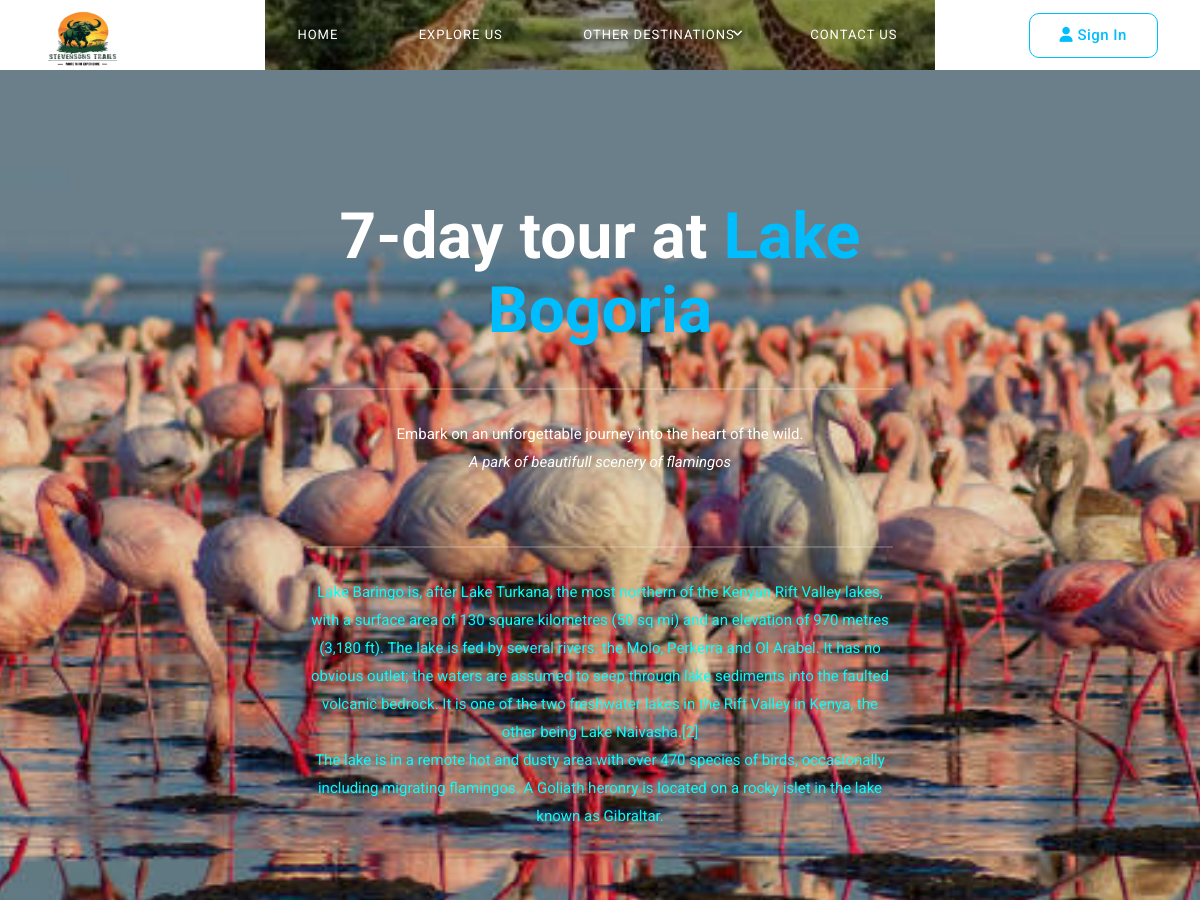
The page /book/3/ (upper part) on the database as committed earlier.
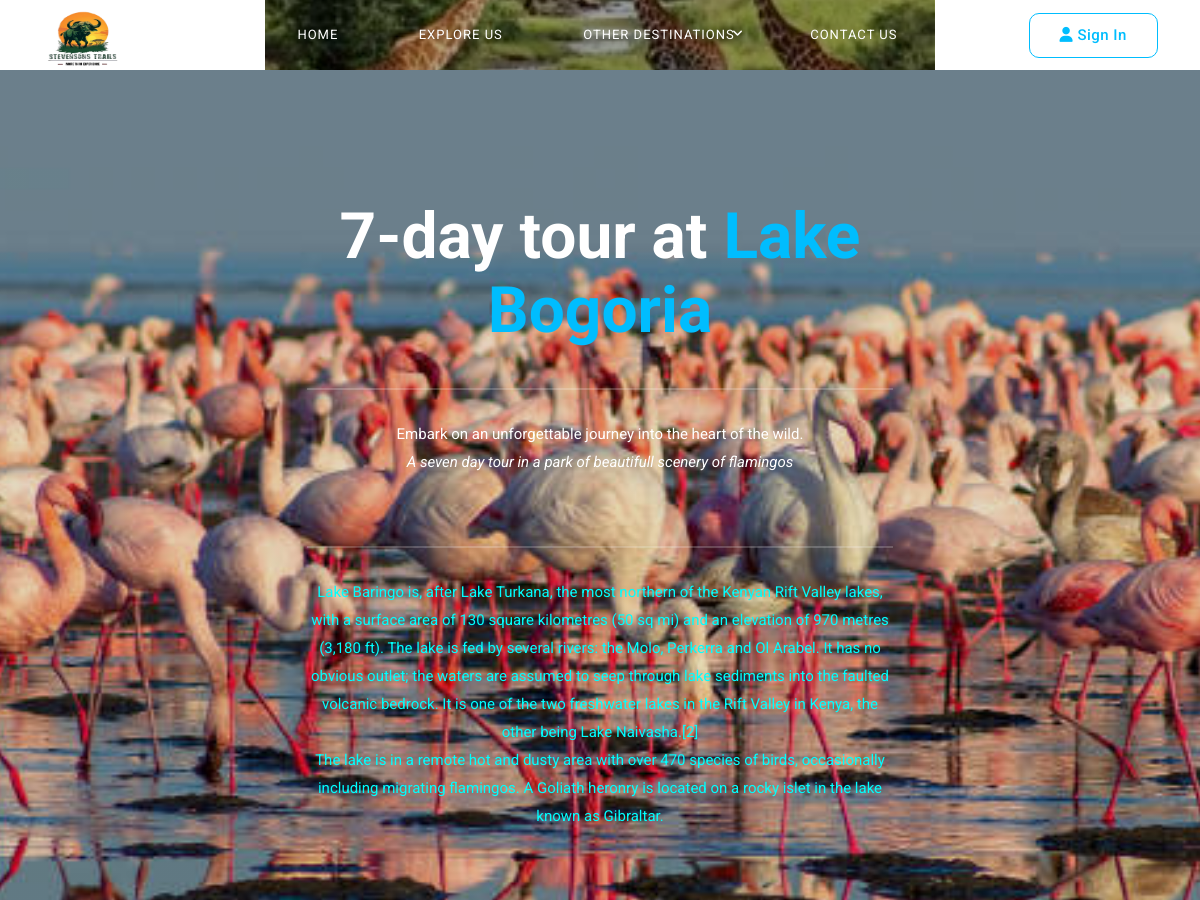
The same page on the database as committed later.
### tour/models.py (models this page shows, shortened)
class TourismSite(models.Model):
    name = models.CharField(max_length=200)
    description = models.TextField(default="No description available")
    place=models.CharField(max_length=200)
    image = models.ImageField()
    details = models.TextField(default="No details available")

### tour/views.py (the view, shortened to what this page needs)
# urls.py: path('book/<int:site_id>/', book, name='book'),
@csrf_exempt
def book(request, site_id):
    tourism_site = get_object_or_404(TourismSite, id=site_id)
    day_count = tourism_site.itinerary.count()
    itineraries = Itinerary.objects.filter(name=tourism_site)
    form = BookingForm()  # Correctly instantiate the form
    return render(request, 'contests.html', {
        'tourism_site': tourism_site,
        'itineraries': itineraries,
        'day_count': day_count,
        'form': form,
    })

### tour/templates/contests.html (shortened to what this page needs)
{% extends "base.html" %}
{% load static %}
{% block content %}
<div class="page-heading" style="background-image: linear-gradient(rgba(0, 0, 0, 0.1), rgba(0, 0, 0, 0.1)), url('{{ tourism_site.image.url }}');">
  <div class="container">
      <div class="row">
          <div class="col-lg-8 offset-lg-2 header-text">
           {% if tourism_site.itinerary.all or tourism_site.Ug_itinerary.all or tourism_site.Tz_itinerary.all%}
        <h2>{{ day_count }}-day tour at <em>{{ tourism_site.place }}</em></h2>
        <p>Embark on an unforgettable journey into the heart of the wild. <br>
           <em>{{ tourism_site.description }}</em>
        </p>
    {% endif %}
          </div>
          {% if tourism_site.details %}
<div class="col-lg-8 offset-lg-2 header-text">
    <p style="color: aqua;">{{ tourism_site.details|linebreaksbr }}</p>
</div>
  {% endif %}
      </div>
  </div>
</div>
{% endblock %}

Rows that differ between the two databases and show on the page:
changed TourismSite "Lake Bogoria": description "A park of beautifull scenery of flamingos" → "A seven day tour in a park of beautifull scenery of flamingos"
